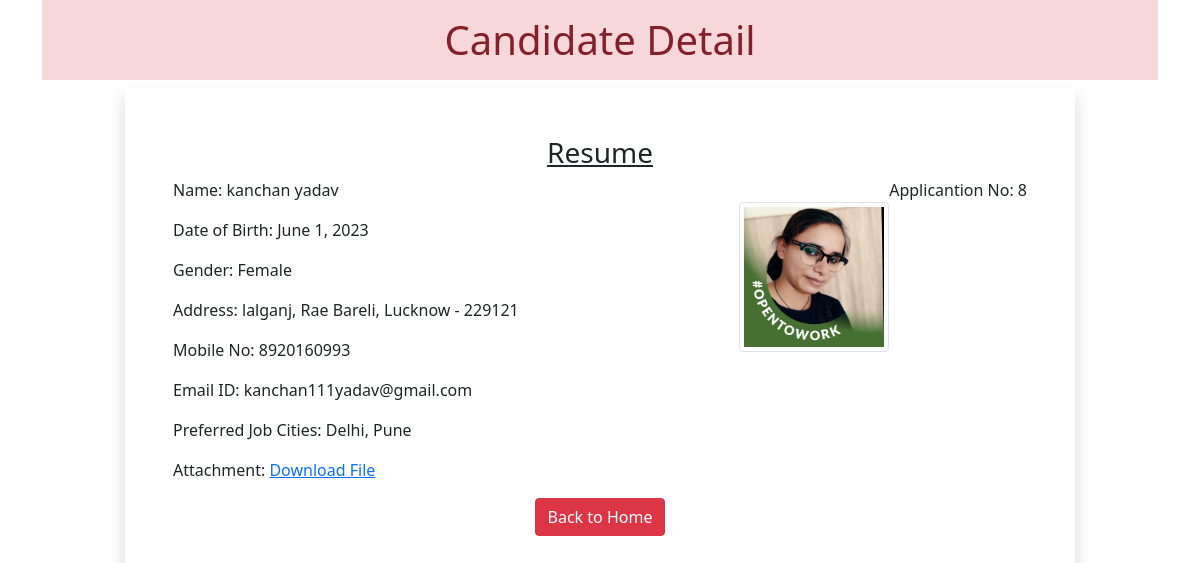
Page /8 on the committed database.
### app/models.py (models this page shows)
class Resume(models.Model):
    name = models.CharField(max_length=100)
    dob = models.DateField(auto_now=False, auto_now_add=False)
    gender = models.CharField(max_length=100)
    locality = models.CharField(max_length=100)
    city = models.CharField(max_length=100)
    pin = models.PositiveIntegerField()
    state = models.CharField(choices= STATE_CHOICE, max_length=50)
    mobile = models.PositiveIntegerField()
    email = models.EmailField()
    job_city = models.CharField(max_length=50)
    profile_image = models.ImageField(upload_to='profileimg', blank=True)
    my_file = models.FileField(upload_to= 'doc', blank=True)

### app/views.py (the view)
# urls.py: path('<int:pk>', views.CandidateView.as_view(), name='candidate')
class CandidateView(View):
    def get(self, request, pk):
        candidate = Resume.objects.get(pk=pk)
        return render(request, 'candidate.html', {'candidate':candidate})

### app/templatetags/myfilter.py (called while the page is built)
@register.filter(name='remove_special')
def remove_chars(value, arg):
 for character in arg:
  value = value.replace(character, "")
 return value

### app/templates/candidate.html (shortened to what this page needs)
<!DOCTYPE html>
{% load myfilter %}
<html lang="en">
<head>
<link rel="stylesheet" href="https://cdnjs.cloudflare.com/ajax/libs/twitter-bootstrap/5.1.0/css/bootstrap.min.css">
<link rel="stylesheet" href="https://cdnjs.cloudflare.com/ajax/libs/font-awesome/5.15.4/css/all.min.css">
<link rel="stylesheet" href="assets/css/style.css">
</head>
<body>
    <div class="container">
     <h1 class="alert-danger text-center p-3">Candidate Detail</h1>
     <div class="row">
      <div class="col-sm-10 shadow p-5 offset-sm-1">
       <h3 class="text-center"><u>Resume</u></h3>
       <p class="float-end">Applicantion No: {{candidate.id}}</p>
       <img src="{{candidate.profile_image.url}}" alt="" class="img-fluid img-thumbnail float-end mt-4" width="150" height="150">
       <p>Name: {{candidate.name}}</p>
       <p>Date of Birth: {{candidate.dob}}</p>
       <p>Gender: {{candidate.gender}}</p>
       <p>Address: {{candidate.locality}}, {{candidate.city}}, {{candidate.state}} - {{candidate.pin}}</p>
       <p>Mobile No: {{candidate.mobile}}</p>
       <p>Email ID: {{candidate.email}}</p>
       <p>Preferred Job Cities: {{candidate.job_city|remove_special:"[]'"}}</p>
       <p>Attachment: <a href="{{candidate.my_file.url}}">Download File</a></p>
      <div class="text-center">
       <a href="/" class="btn btn-danger">Back to Home</a>
      </div>
      </div>
     </div>
    </div>
</body>
</html>

### rows in the picture
Resume: id "8", profile_image (picture), name "kanchan yadav", dob "June 1, 2023", gender "Female", locality "lalganj", city "Rae Bareli", state "Lucknow", pin "229121", mobile "8920160993", email "kanchan111yadav@gmail.com", job_city|remove_special "Delhi, Pune"
